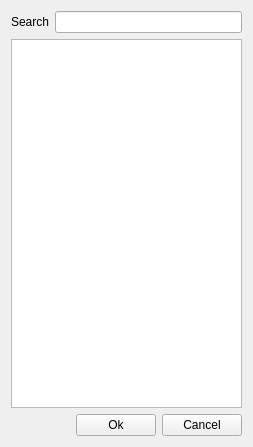
<?xml version="1.0" encoding="UTF-8"?>
<ui version="4.0">
 <class>Form</class>
 <widget class="QWidget" name="Form">
  <property name="geometry">
   <rect>
    <x>0</x>
    <y>0</y>
    <width>253</width>
    <height>447</height>
   </rect>
  </property>
  <property name="windowTitle">
   <string>Form</string>
  </property>
  <layout class="QGridLayout" name="gridLayout">
   <item row="0" column="0">
    <widget class="QLabel" name="label">
     <property name="text">
      <string>Search</string>
     </property>
    </widget>
   </item>
   <item row="0" column="1" colspan="4">
    <widget class="QLineEdit" name="lineEdit">
     <property name="PropertyValue" stdset="0">
      <string>text</string>
     </property>
     <property name="URI" stdset="0">
      <string>myinc:///sql/doc_search</string>
     </property>
    </widget>
   </item>
   <item row="1" column="0" colspan="5">
    <widget class="QTableView" name="tableView">
     <property name="URI" stdset="0">
      <string>myinc://sql/doc_search</string>
     </property>
    </widget>
   </item>
   <item row="2" column="4">
    <widget class="QPushButton" name="pushButton_2">
     <property name="text">
      <string>Cancel</string>
     </property>
    </widget>
   </item>
   <item row="2" column="3">
    <widget class="QPushButton" name="pushButton">
     <property name="text">
      <string>Ok</string>
     </property>
    </widget>
   </item>
  </layout>
 </widget>
 <resources/>
 <connections/>
</ui>
